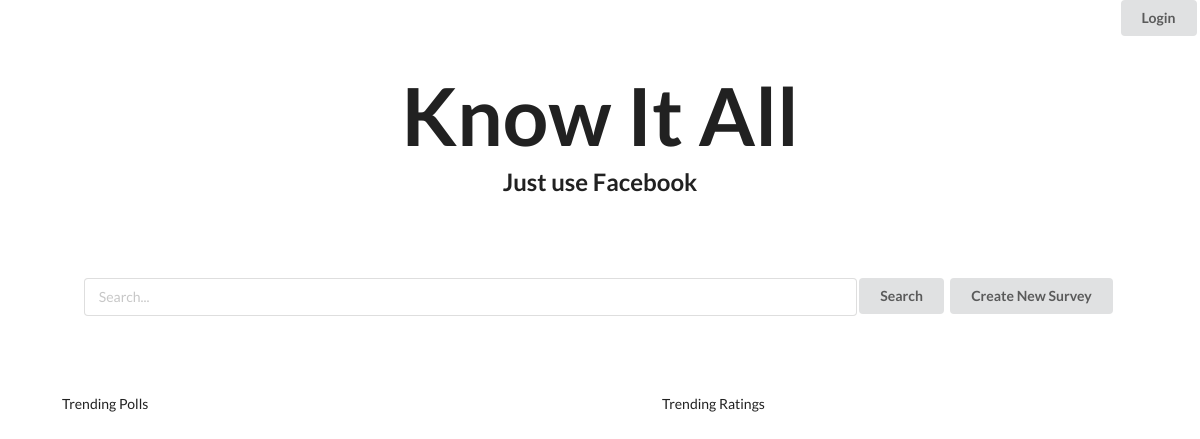
The app's page /www/knowitall/home-search.php, older data.
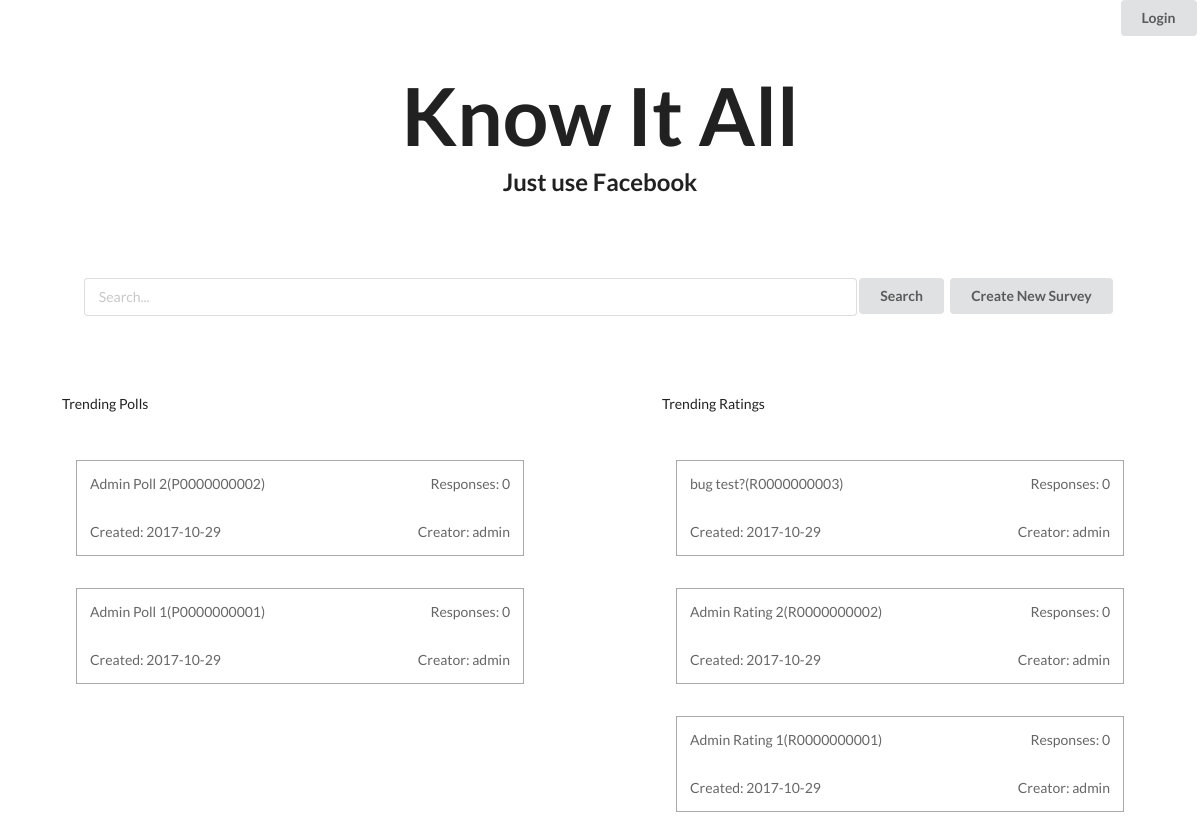
The same page, newer data.
### tables this page shows
CREATE TABLE `survey` (
  `survey_id` varchar(45) NOT NULL,
  `survey_title` varchar(1000) NOT NULL,
  `user_id` varchar(45) NOT NULL,
  `rating_average` double NOT NULL,
  `create_time` varchar(45) DEFAULT NULL,
  `survey_tags` varchar(1000) NOT NULL,
  `voter_number` int(45) NOT NULL
);

CREATE TABLE `user` (
  `user_id` varchar(45) NOT NULL,
  `usc_email` varchar(45) NOT NULL,
  `usc_id` varchar(45) NOT NULL,
  `password` varchar(100) NOT NULL,
  `user_name` varchar(45) NOT NULL
);

### www/knowitall/trending-card.php (the view)
<li class="surveylink custom-pad-hor custom-pad-top">
	<a href="survey.php?id=<?php echo $srow['survey_id']; ?>">
	  <div class="ui grid">
	    <div class="twelve wide column"><?php echo $srow['survey_title']; ?>(<?php echo $srow['survey_id']; ?>)</div>
	    <div class="four wide column"><span class="float-right">Responses: <?php echo $srow['voter_number']; ?></span></div>
	    <div class="eight wide column">Created: <?php echo $srow['create_time']; ?></div>
	    <div class="eight wide column"><span class="float-right">Creator: <?php echo $urow['user_name']; ?></span></div>
	  </div>
	</a>
</li>

### www/knowitall/home-search.php (shortened to what this page needs)
<!DOCTYPE html>
<html lang="en">
  <head>
    <?php include("all-css.php");?>
  </head>
  <body>
    <button class="ui button float-right link-btn"><a class="float-right" href="login.php"><?php include("login-out.php"); ?></a></button>
    <?php include('big-header.php');?>
    <form class="ui form search-bar custom-pad-hor master-center custom-pad-vert" action="search-results.php" method="get" id="search">
      <input class="custom-margin-bot-small" type="text" placeholder="Search..." name="search" required="true">
      <button class="ui button" type="submit" form="search" value="Submit">Search</button>
      <button class="ui button link-btn"><a href="create.php">Create New Survey</a></button>
    </form>
    <div class="ui grid">
      <div class="two column row">
        <div class="column">
          <span class="custom-pad-hor">Trending Polls</span>
          <ul>
            <?php include("show-trending-polls.php"); ?>
          </ul>
        </div>
        <div class="column">
          <span class="custom-pad-hor">Trending Ratings</span>
          <ul>
            <?php include("show-trending-ratings.php"); ?>
          </ul>
        </div>
      </div>
    </div>
  </body>
</html>

### www/knowitall/all-css.php
<link rel="stylesheet" href="../css/semantic.min.css">
<link rel="stylesheet" href="../css/icon.min.css">
<link rel="stylesheet" href="style.css">

### www/knowitall/login-out.php
<?php
  if(isset($_SESSION['id'])){
      echo("Logout");
  }else{
      echo("Login");
  }
?>

### www/knowitall/big-header.php
<h1>Know It All</h1>
<h2>Just use Facebook</h2>

### www/knowitall/show-trending-polls.php
<?php
  include("database-connector.php");
  $sql = $conn->prepare("SELECT * FROM trending_survey WHERE survey_id LIKE \"P%\" ORDER BY survey_id DESC;");
  $sql->execute();
  $result = $sql->get_result();
  $j = $result->num_rows;
  for($i = 0; $i < $j; $i++){
    $trow = $result->fetch_assoc();
    $sql = $conn->prepare("SELECT * FROM survey WHERE survey_id = ?;");
    $sql->bind_param('s', $trow['survey_id']);
    $sql->execute();
    $sresult = $sql->get_result();
    $srow = $sresult->fetch_assoc();
    $sql = $conn->prepare("SELECT user_name FROM user WHERE user_id = ?;");
    $sql->bind_param('s', $srow['user_id']);
    $sql->execute();
    $uresult = $sql->get_result();
    $urow = $uresult->fetch_assoc();
    include("trending-card.php");
  }
?>

### www/knowitall/show-trending-ratings.php
<?php
  include("database-connector.php");
  $sql = $conn->prepare("SELECT * FROM trending_survey WHERE survey_id LIKE \"R%\" ORDER BY survey_id DESC;");
  $sql->execute();
  $result = $sql->get_result();
  $j = $result->num_rows;
  for($i = 0; $i < $j; $i++){
    $trow = $result->fetch_assoc();
    $sql = $conn->prepare("SELECT * FROM survey WHERE survey_id = ?;");
    $sql->bind_param('s', $trow['survey_id']);
    $sql->execute();
    $sresult = $sql->get_result();
    $srow = $sresult->fetch_assoc();
    $sql = $conn->prepare("SELECT user_name FROM user WHERE user_id = ?;");
    $sql->bind_param('s', $srow['user_id']);
    $sql->execute();
    $uresult = $sql->get_result();
    $urow = $uresult->fetch_assoc();
    include("trending-card.php");
  }
?>

### www/knowitall/style.css (style rules this page uses)
h1, h2 { margin: 0 auto; text-align: center; }
h1 { font-size: 10vh; padding-top: 8vh; }
h2 { padding-bottom: 6vh }
ul { list-style: none; padding: 0; margin: 14px }
a:not(.signup-link) { display: block; }
a { color: rgba(0, 0, 0, 0.6) }
.search-bar input[type="text"] { width: 70% !important; }
.float-right { float: right }
.master-center { margin: 0 auto !important; text-align: center !important; }
.link-btn { padding: 0 !important; }
.link-btn a { padding: .78571429em 1.5em; }
.custom-pad-hor { padding-left: 4vw !important; padding-right: 4vw !important; }
.custom-pad-vert { padding-top: 4vh !important; padding-bottom: 4vh !important; }
.custom-pad-top { padding-top: 4vh !important; }
.custom-margin-bot-small { margin-bottom: 4vh !important; }
.ui.grid { margin: 0; }
.ui.form { margin-bottom: 4em; }

Row changes from the older to the newer data that the page shows:
added survey: survey_title "Admin Poll 2", survey_id "P0000000002", voter_number "0", create_time "2017-10-29", user.user_name "admin", shown under "Just use Facebook"
added survey: survey_title "Admin Poll 1", survey_id "P0000000001", voter_number "0", create_time "2017-10-29", user.user_name "admin", shown under "Just use Facebook"
added survey: survey_title "bug test?", survey_id "R0000000003", voter_number "0", create_time "2017-10-29", user.user_name "admin"
added survey: survey_title "Admin Rating 2", survey_id "R0000000002", voter_number "0", create_time "2017-10-29", user.user_name "admin"
added survey: survey_title "Admin Rating 1", survey_id "R0000000001", voter_number "0", create_time "2017-10-29", user.user_name "admin"
